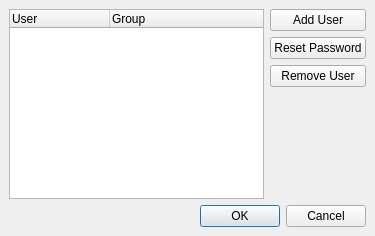
<ui version="4.0" >
 <class>CUserManagerDialog</class>
 <widget class="QDialog" name="CUserManagerDialog" >
  <property name="geometry" >
   <rect>
    <x>0</x>
    <y>0</y>
    <width>375</width>
    <height>236</height>
   </rect>
  </property>
  <property name="windowTitle" >
   <string>User Manager (User %1, Group %2)</string>
  </property>
  <layout class="QGridLayout" >
   <property name="margin" >
    <number>9</number>
   </property>
   <property name="spacing" >
    <number>6</number>
   </property>
   <item row="0" column="0" >
    <widget class="QTreeWidget" name="TreeUserList" >
     <column>
      <property name="text" >
       <string>User</string>
      </property>
     </column>
     <column>
      <property name="text" >
       <string>Group</string>
      </property>
     </column>
    </widget>
   </item>
   <item row="0" column="1" >
    <layout class="QVBoxLayout" >
     <property name="margin" >
      <number>0</number>
     </property>
     <property name="spacing" >
      <number>6</number>
     </property>
     <item>
      <widget class="QPushButton" name="AddUserButton" >
       <property name="text" >
        <string>Add User</string>
       </property>
      </widget>
     </item>
     <item>
      <widget class="QPushButton" name="ResetPasswordButton" >
       <property name="text" >
        <string>Reset Password</string>
       </property>
      </widget>
     </item>
     <item>
      <widget class="QPushButton" name="RemoveUserButton" >
       <property name="text" >
        <string>Remove User</string>
       </property>
      </widget>
     </item>
     <item>
      <spacer>
       <property name="orientation" >
        <enum>Qt::Vertical</enum>
       </property>
       <property name="sizeHint" >
        <size>
         <width>20</width>
         <height>1</height>
        </size>
       </property>
      </spacer>
     </item>
    </layout>
   </item>
   <item row="1" column="0" colspan="2" >
    <widget class="QDialogButtonBox" name="buttonBox" >
     <property name="orientation" >
      <enum>Qt::Horizontal</enum>
     </property>
     <property name="standardButtons" >
      <set>QDialogButtonBox::Cancel|QDialogButtonBox::NoButton|QDialogButtonBox::Ok</set>
     </property>
    </widget>
   </item>
  </layout>
 </widget>
 <resources/>
 <connections>
  <connection>
   <sender>buttonBox</sender>
   <signal>accepted()</signal>
   <receiver>CUserManagerDialog</receiver>
   <slot>accept()</slot>
   <hints>
    <hint type="sourcelabel" >
     <x>248</x>
     <y>254</y>
    </hint>
    <hint type="destinationlabel" >
     <x>157</x>
     <y>274</y>
    </hint>
   </hints>
  </connection>
  <connection>
   <sender>buttonBox</sender>
   <signal>rejected()</signal>
   <receiver>CUserManagerDialog</receiver>
   <slot>reject()</slot>
   <hints>
    <hint type="sourcelabel" >
     <x>316</x>
     <y>260</y>
    </hint>
    <hint type="destinationlabel" >
     <x>286</x>
     <y>274</y>
    </hint>
   </hints>
  </connection>
 </connections>
</ui>
